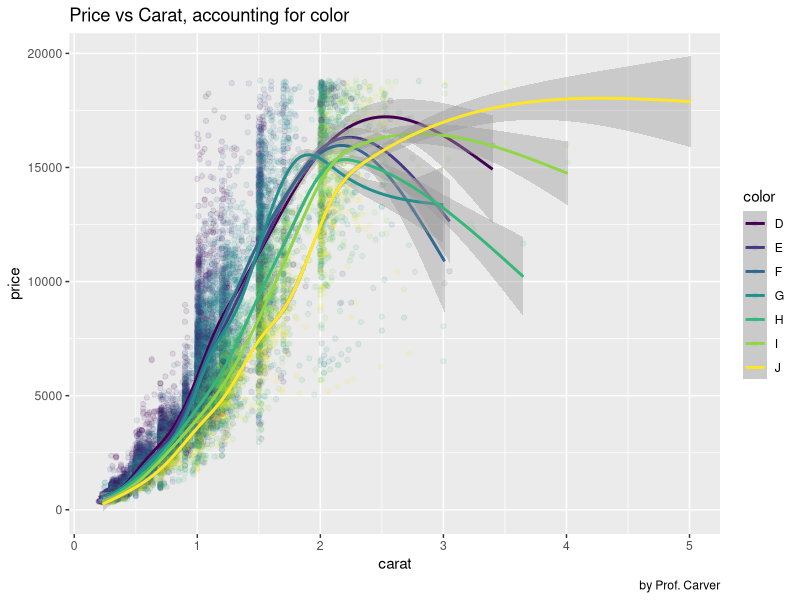
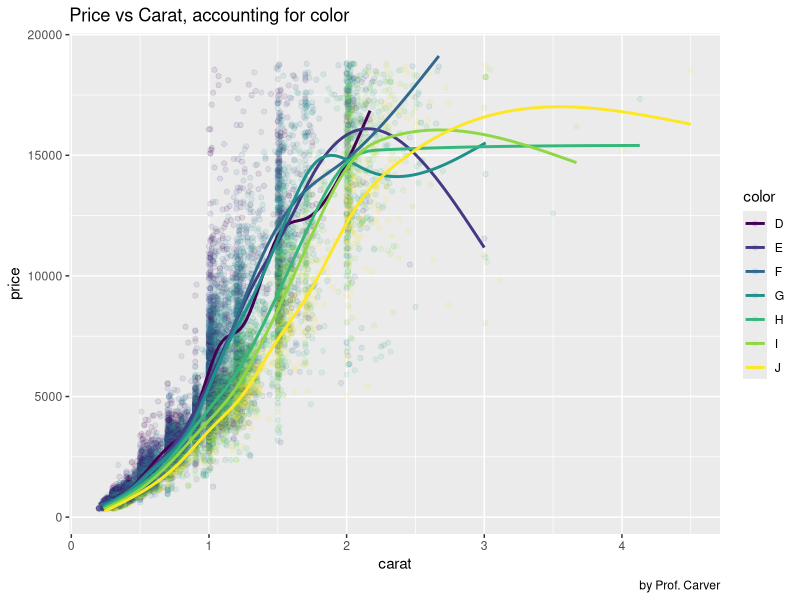

Recreate these plots in R, in order.
# COMP2.R  short script for part of the Intro to GitHub example (COMP2.R)
#  Created by Prof Carver
#  Modified by: [insert your own name here]

# create some basic graphs using the diamonds dataframe that is included 
#     with package ggplot2
# you should explore this script, and then add a small amount of code as instructed as the end.
#
library(ggplot2)  # includes 'diamonds' dataframe. 
str(diamonds)  # examine the structure of the diamonds df
# our eventual goal is to model price as a function of other attributes.
# This script does some simple exploratory visualization, after dividing the 
# full data frame into a training and test partition.
#################
# Partition the data, as shown in Chapter 2
# use set.seed() to get the same partitions when re-running the R code.
set.seed(100)

## partitioning into training (60%) and validation (40%)
# randomly sample 60% of the row IDs for training; the remaining 40% serve as
# validation
train.rows <- as.numeric(sample(rownames(diamonds), dim(diamonds)[1]*0.6))
# collect all the columns with training row ID into training set:
train.data <- diamonds[train.rows, ]
# assign row IDs that are not already in the training set, into validation 
valid.rows <- as.numeric(setdiff(rownames(diamonds), train.rows))
valid.data <- diamonds[valid.rows, ]

## Now make plots based on the training and validation sets
## See if you can understand the entire plot command here; if not, do some
## research and/or ask me!

p1 <- ggplot(train.data, aes(carat, price, color =  color)) +
     geom_point(alpha = 0.10) +
     geom_smooth() +
     labs(title = "Price vs Carat, accounting for color",
          caption = "by Prof. Carver")
p1

p2 <- ggplot(valid.data, aes(carat, price, color =  color)) +
     geom_point(alpha = 0.10) +
     geom_smooth(se=FALSE) +
     labs(title = "Price vs Carat, accounting for color",
          caption = "by Prof. Carver") 
p2

# Here we might compare the results of the two subsets. For this assignment, though, the focus is on GitHub.

# After you run this script, go back and make the following changes, Then 
# re-save, commit the change, and then push the revised script back 
# to GitHub

#     1.  In line 3, add your name to "Modified by:  "
#     2.  In line 22, change the size of the training set to be 70%
#     3.  In both plots, change the color aesthetic to cut, rather than color
#     4.  In both plots, make an appropriate change to the title and caption
